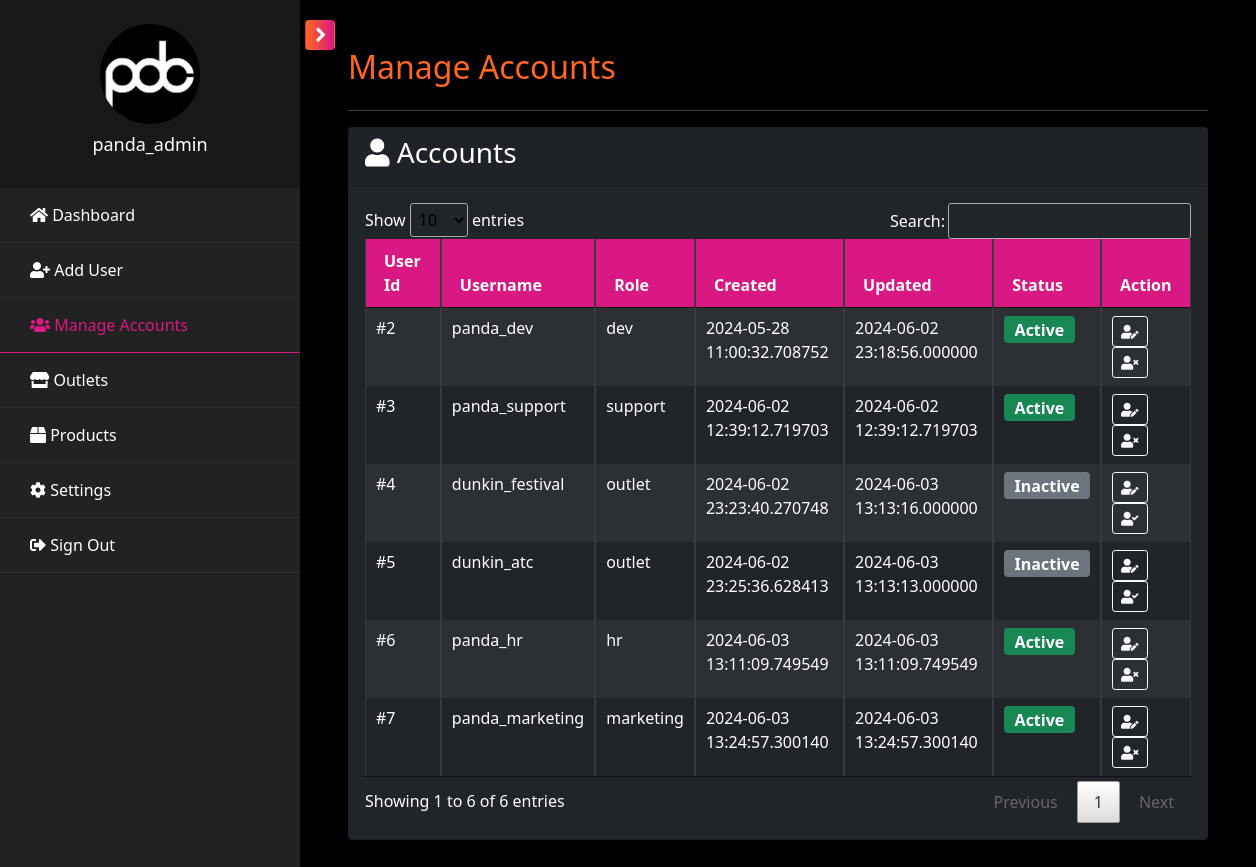
The page /pages/admin/admin.accounts.php (signed in) on the database its author committed.
### tables this page shows
CREATE TABLE `tbl_user` (
  `id` int(11) NOT NULL,
  `username` varchar(100) NOT NULL,
  `password` varchar(255) NOT NULL,
  `role` enum('admin','support','dev','marketing','hr','outlet') NOT NULL,
  `branch` varchar(100) DEFAULT NULL,
  `status` enum('Active','Inactive') NOT NULL DEFAULT 'Active',
  `created` datetime(6) DEFAULT current_timestamp(6),
  `updated` datetime(6) DEFAULT current_timestamp(6) ON UPDATE current_timestamp(6)
);

### pages/admin/admin.accounts.php (the view, shortened to what this page needs)
<?php include('admin.header.php'); ?>
            <div id="content" class="p-4 p-md-5 pt-5">
                <h2 class="mb-4 text-orange">Manage Accounts</h2>
                <hr />
                <div class="card bg-dark">
                    <div class="card-header">
                        <h3><i class="fas fa-user"></i> Accounts</h3>
                    </div>
                    <div class="card-body">
                        <div class="table-responsive">
                            <table class="table table-bordered table-striped table-dark table-sm w-100" id="acc_table">
                                <thead>
                                    <tr>
                                        <th>User Id</th>
                                        <th>Username</th>
                                        <th>Role</th>
                                        <th>Created</th>
                                        <th>Updated</th>
                                        <th>Status</th>
                                        <th>Action</th>
                                    </tr>
                                </thead>
                                <tbody>
                                    <?php
                                        $user_qry = mysqli_query($conn, "SELECT * FROM tbl_user WHERE id != '1'");
                                        while($rows=mysqli_fetch_array($user_qry)){
                                    ?>
                                        <tr>
                                            <td>#<?php echo $rows["id"]; ?></td>
                                            <td><?php echo $rows["username"]; ?></td>
                                            <td><?php echo $rows["role"]; ?></td>
                                            <td><?php echo $rows["created"]; ?></td>
                                            <td><?php echo $rows["updated"]; ?></td>
                                            <td>
                                                <span class="badge <?php echo $rows["status"] == 'Active' ? 'bg-success' : 'bg-secondary'; ?>">
                                                    <?php echo ucfirst($rows["status"]); ?>
                                                </span>
                                            </td>
                                            <td>
                                                <a class="btn btn-sm btn-outline-light" href="admin.user.php?id=<?php echo $rows['id']; ?>" title="Edit User"><i class="fas fa-user-edit"></i></a>
                                                <?php if ($rows['status'] == 'Active') { ?>
                                                    <a class="btn btn-sm btn-outline-light" href="admin.status.php?id=<?php echo $rows['id']; ?>&status=Inactive" title="Deactivate User">
                                                        <i class="fas fa-user-times"></i>
                                                    </a>
                                                <?php } else { ?>
                                                    <a class="btn btn-sm btn-outline-light" href="admin.status.php?id=<?php echo $rows['id']; ?>&status=Active" title="Activate User">
                                                        <i class="fas fa-user-check"></i>
                                                    </a>
                                                <?php } ?>
                                            </td>
                                        </tr>
                                    <?php } ?>
                                </tbody>
                            </table>
                        </div>
                    </div>
                </div>
            </div>
<?php include('admin.footer.php'); ?>

### assets/css/main.style.css (style rules this page uses)
body { background-color: #000; color: #fff; text-align: left; margin: 0; }
.text-orange { color: #FF671F; }
#content { width: 100%; padding: 0; min-height: 100vh; -webkit-transition: all 0.3s; -o-transition: all 0.3s; transition: all 0.3s; }
.table-dark { background-color: #222; color: #fff; }
.table-dark .badge { font-size: 1rem; }
.table-dark thead th { background-color: #DA1884; color: #fff; }

### rows shown on the page
tbl_user: id "2", username "panda_dev", role "dev", created "2024-05-28 11:00:32.708752", updated "2024-06-02 23:18:56.000000", status "Active"
tbl_user: id "3", username "panda_support", role "support", created "2024-06-02 12:39:12.719703", updated "2024-06-02 12:39:12.719703", status "Active"
tbl_user: id "4", username "dunkin_festival", role "outlet", created "2024-06-02 23:23:40.270748", updated "2024-06-03 13:13:16.000000", status "Inactive"
tbl_user: id "5", username "dunkin_atc", role "outlet", created "2024-06-02 23:25:36.628413", updated "2024-06-03 13:13:13.000000", status "Inactive"
tbl_user: id "6", username "panda_hr", role "hr", created "2024-06-03 13:11:09.749549", updated "2024-06-03 13:11:09.749549", status "Active"
tbl_user: id "7", username "panda_marketing", role "marketing", created "2024-06-03 13:24:57.300140", updated "2024-06-03 13:24:57.300140", status "Active"

### other values the page prints
$_SESSION['username'] "panda_admin"
